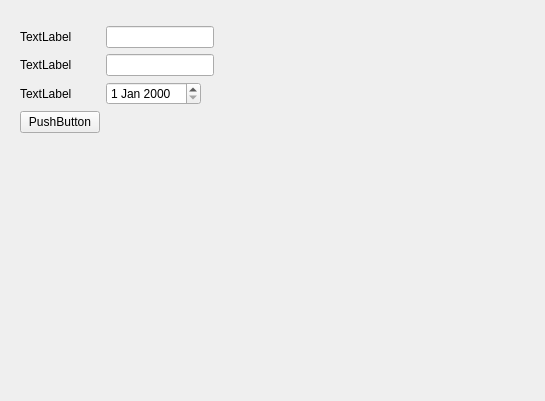
<?xml version="1.0" encoding="UTF-8"?>
<ui version="4.0">
 <class>TestWidget</class>
 <widget class="QWidget" name="TestWidget">
  <property name="geometry">
   <rect>
    <x>0</x>
    <y>0</y>
    <width>545</width>
    <height>401</height>
   </rect>
  </property>
  <property name="windowTitle">
   <string>Form</string>
  </property>
  <layout class="QHBoxLayout" name="horizontalLayout_2">
   <item>
    <layout class="QHBoxLayout" name="horizontalLayout">
     <item>
      <widget class="QWidget" name="widget" native="true">
       <layout class="QFormLayout" name="formLayout_2">
        <property name="fieldGrowthPolicy">
         <enum>QFormLayout::FieldsStayAtSizeHint</enum>
        </property>
        <item row="0" column="0">
         <layout class="QFormLayout" name="formLayout">
          <property name="labelAlignment">
           <set>Qt::AlignLeading|Qt::AlignLeft|Qt::AlignVCenter</set>
          </property>
          <property name="formAlignment">
           <set>Qt::AlignRight|Qt::AlignTrailing|Qt::AlignVCenter</set>
          </property>
         </layout>
        </item>
        <item row="3" column="0">
         <widget class="QLabel" name="label">
          <property name="text">
           <string>TextLabel</string>
          </property>
         </widget>
        </item>
        <item row="3" column="1">
         <widget class="QLineEdit" name="lineEdit"/>
        </item>
        <item row="4" column="1">
         <widget class="QLineEdit" name="lineEdit_2"/>
        </item>
        <item row="4" column="0">
         <widget class="QLabel" name="label_2">
          <property name="text">
           <string>TextLabel</string>
          </property>
         </widget>
        </item>
        <item row="5" column="1">
         <widget class="QDateEdit" name="dateEdit"/>
        </item>
        <item row="5" column="0">
         <widget class="QLabel" name="label_3">
          <property name="text">
           <string>TextLabel</string>
          </property>
         </widget>
        </item>
        <item row="6" column="0">
         <widget class="QPushButton" name="pushButton">
          <property name="text">
           <string>PushButton</string>
          </property>
         </widget>
        </item>
       </layout>
      </widget>
     </item>
    </layout>
   </item>
  </layout>
 </widget>
 <resources/>
 <connections>
  <connection>
   <sender>pushButton</sender>
   <signal>clicked()</signal>
   <receiver>lineEdit</receiver>
   <slot>clear()</slot>
   <hints>
    <hint type="sourcelabel">
     <x>67</x>
     <y>170</y>
    </hint>
    <hint type="destinationlabel">
     <x>195</x>
     <y>55</y>
    </hint>
   </hints>
  </connection>
  <connection>
   <sender>pushButton</sender>
   <signal>clicked()</signal>
   <receiver>lineEdit_2</receiver>
   <slot>clear()</slot>
   <hints>
    <hint type="sourcelabel">
     <x>67</x>
     <y>170</y>
    </hint>
    <hint type="destinationlabel">
     <x>195</x>
     <y>94</y>
    </hint>
   </hints>
  </connection>
 </connections>
</ui>
